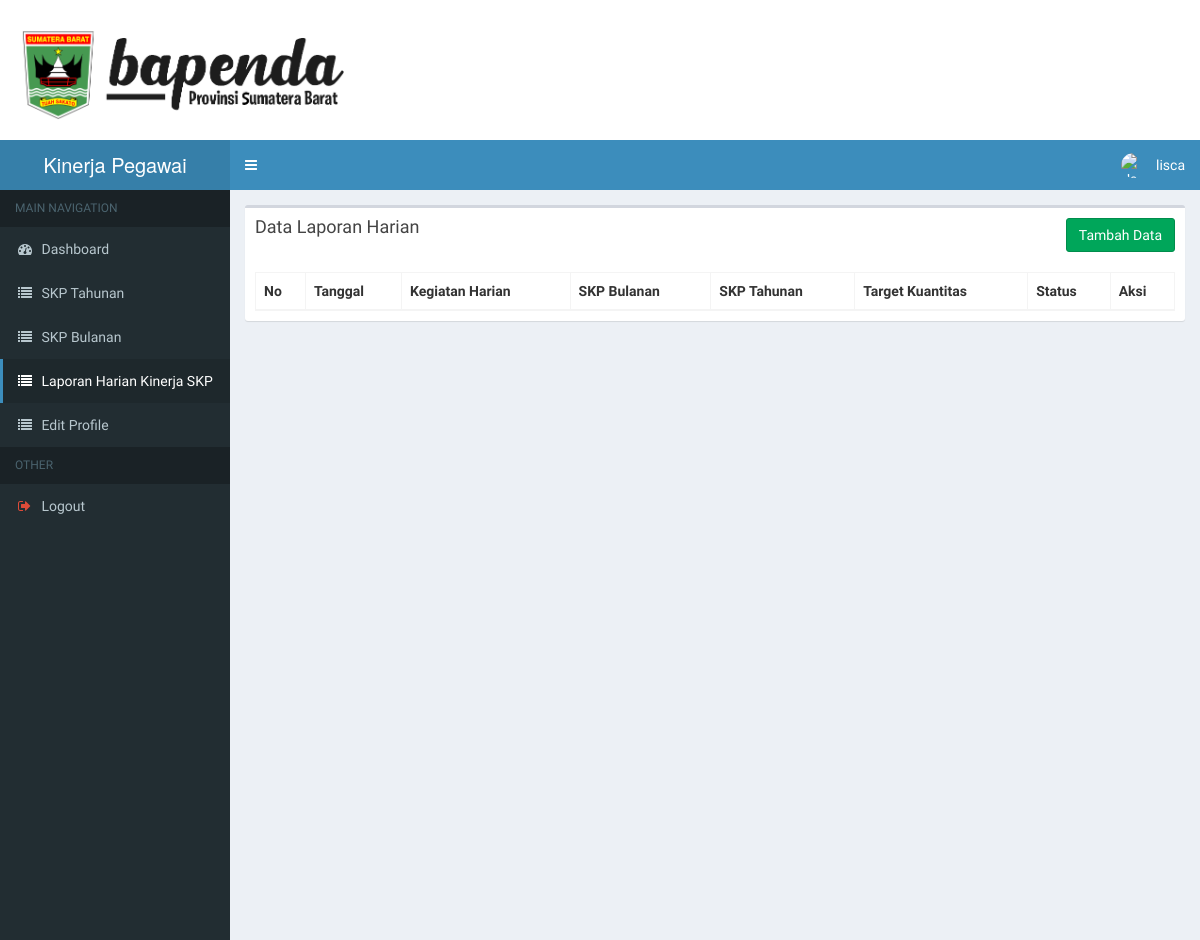
The app's page /detail_index.php?p=laporanhariankinerja (signed in), older data.
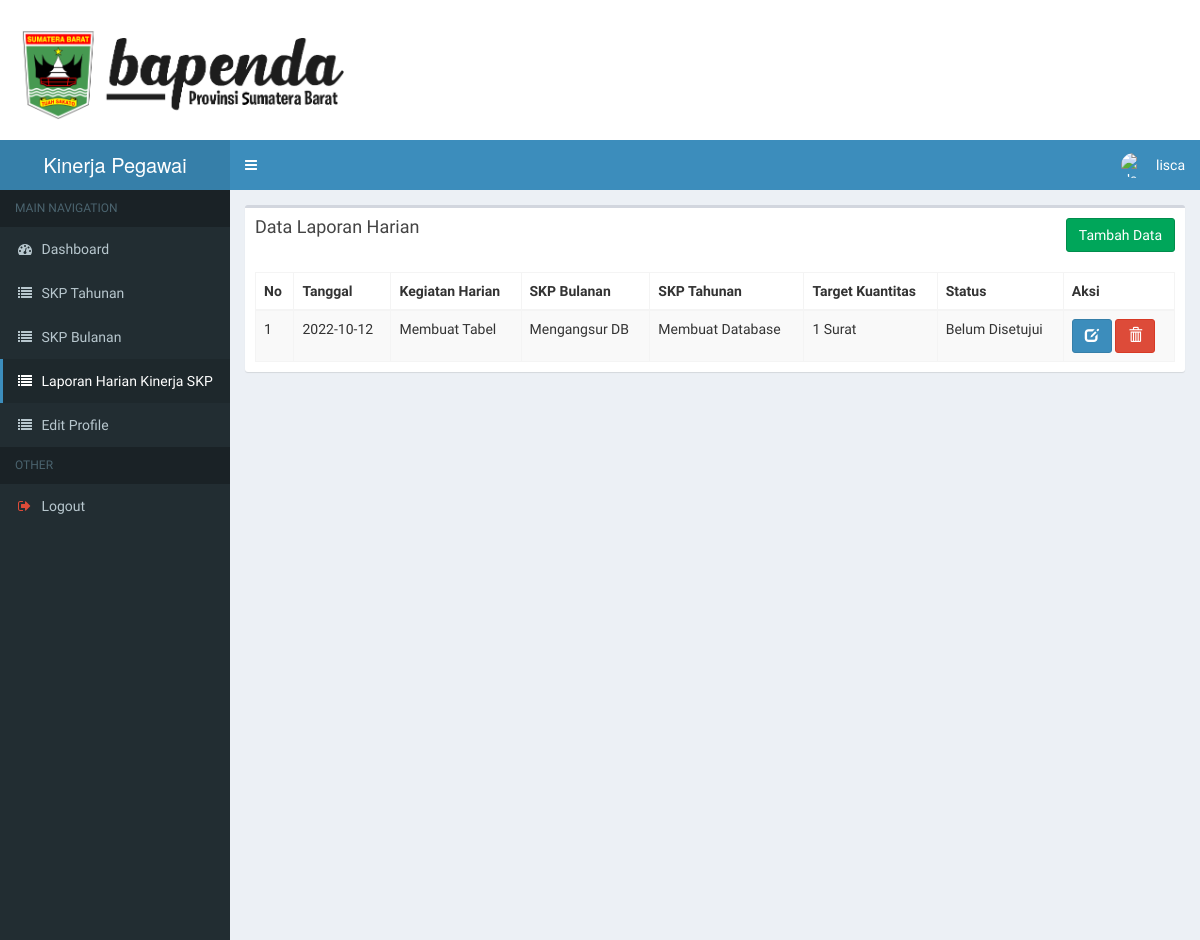
The same page, newer data.
### tables this page shows
CREATE TABLE `laporan_harian` (
  `id_laporan_harian` int(11) NOT NULL,
  `tanggal` date NOT NULL,
  `kegiatan_harian` varchar(125) NOT NULL,
  `id_skp_bulanan` int(11) NOT NULL,
  `id_skp_tahunan` int(11) NOT NULL,
  `kuantitas` int(11) NOT NULL,
  `satuankuantitas` varchar(20) NOT NULL,
  `status_laporan_harian` varchar(20) NOT NULL
);

CREATE TABLE `skp_bulanan` (
  `id_skp_bulanan` int(11) NOT NULL,
  `tahun` year(4) NOT NULL,
  `bulan` varchar(20) NOT NULL,
  `id_skp_tahunan` int(11) NOT NULL,
  `kegiatan_bulanan` varchar(125) NOT NULL,
  `target_kuantitas` int(11) NOT NULL,
  `satuan_kuantitas` varchar(20) NOT NULL,
  `target_waktu` varchar(20) NOT NULL,
  `biaya` int(11) NOT NULL,
  `status_skp_bulanan` varchar(20) NOT NULL
);

CREATE TABLE `skp_tahunan` (
  `id_skp_tahunan` int(11) NOT NULL,
  `tahun` year(4) NOT NULL,
  `kegiatan_tahunan` varchar(125) NOT NULL,
  `target_kuantitas` int(11) NOT NULL,
  `satuan_kuantitas` varchar(20) NOT NULL,
  `target_kualitas` int(11) NOT NULL,
  `target_waktu` int(11) NOT NULL,
  `periode_awal` date NOT NULL,
  `periode_akhir` date NOT NULL,
  `biaya` int(11) NOT NULL,
  `status_skp_tahunan` varchar(20) NOT NULL
);

### page/laporanhariankinerja/index.php (the view, shortened to what this page needs)
<div class="row">
    <div class="col-xs-12">
      <div class="box">
        <div class="box-header">
          <h3 class="box-title">Data Laporan Harian</h3><span class="pull-right"><a class="btn btn-success" href="?p=laporanhariankinerja&act=create">Tambah Data</a></span>
        </div>
        <div class="box-body">
          <table id="example1" class="table table-bordered table-striped">
            <thead>
            <tr>
              <th>No</th>
              <th>Tanggal</th>
              <th>Kegiatan Harian</th>
              <th>SKP Bulanan</th>
              <th>SKP Tahunan</th>
              <th>Target Kuantitas</th>
              <th>Status</th>
              <th>Aksi</th>
            </tr>
            </thead>
            <tbody>
            	<?php
                $no = 0;
            		$sql = "select * from laporan_harian join skp_tahunan on laporan_harian.id_skp_tahunan=skp_tahunan.id_skp_tahunan join skp_bulanan on laporan_harian.id_skp_bulanan=skp_bulanan.id_skp_bulanan";
            		$query = mysqli_query($con, $sql);
            		while ($row = mysqli_fetch_assoc($query)):
                  $no++;
            	 ?>
            	<tr>
            	<td><?= $no ?></td>
            	<td><?= $row['tanggal'] ?></td>
                <td><?= $row['kegiatan_harian'] ?></td>
                <td><?= $row['kegiatan_bulanan'] ?></td>
                <td><?= $row['kegiatan_tahunan'] ?></td>
                <td><?= $row['kuantitas'] ?> <?= $row['satuankuantitas'] ?></td>
                <td><?= $row['status_laporan_harian'] ?></td>
                <td>
                  <a href="detail_index.php?p=laporanhariankinerja&act=edit&id_laporan_harian=<?= $row['id_laporan_harian'] ?>" class="btn btn-primary"><i class="glyphicon glyphicon-edit"></i></a>
                  <a href="detail_index.php?p=laporanhariankinerja&delete&id_laporan_harian=<?= $row['id_laporan_harian'] ?>" class="btn btn-danger" onclick="return confirm('Apakah Yakin Ingin Menghapus Data Atasan?')"><i class="glyphicon glyphicon-trash"></i></a>
                </td>
            	 </tr>
            	<?php endwhile; ?>
            </tbody>
          </table>
        </div>
      </div>
    </div>
  </div>

Row changes from the older to the newer data that the page shows:
added laporan_harian: tanggal "2022-10-12", kegiatan_harian "Membuat Tabel", id_skp_bulanan.kegiatan_bulanan "Mengangsur DB", id_skp_tahunan.kegiatan_tahunan "Membuat Database", kuantitas "1", satuankuantitas "Surat", status_laporan_harian "Belum Disetujui"
